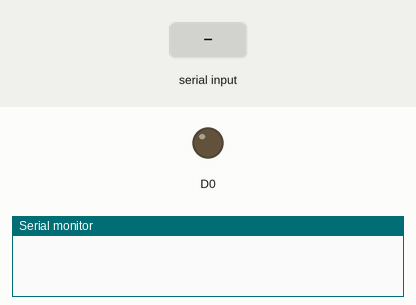
Recording of a sketch running on a simulated ESP8266 (NodeMCU). Parts: output pins drawn as LEDs (lit = HIGH), the last lines printed to the serial monitor. Inputs (shaded band) come from the test bench.

Above: at 1.2 s.
1.3 s: "off" received over Serial
At 2.5 s:
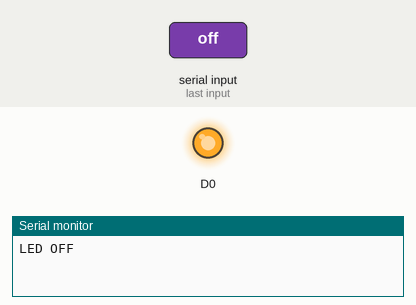
2.8 s: "on" received over Serial
At 3.4 s:
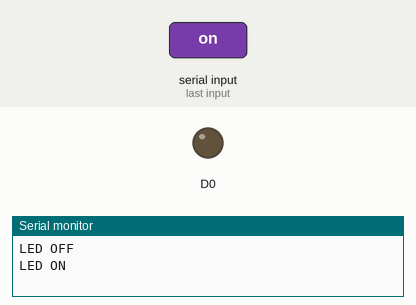
Timing chart, 0 to 5.8 s (numbered marks = the images above; inputs shaded):
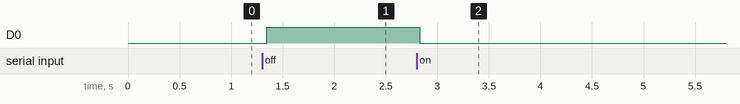

Measured:
- after the input at 1.3 s, D0: LOW → HIGH after 0.05 s
- after the input at 2.8 s, D0: HIGH → LOW at once

The sketch:

espsensor1.ino
```cpp
char data;
String SerialData="";
void setup() {
Serial.begin(115200);
pinMode(D0,OUTPUT);
}

void loop() {
while(Serial.available())
{delay(15);
data=Serial.read();
SerialData+=data;
}
if(SerialData=="on")
{digitalWrite(D0,LOW);
Serial.println("LED ON");
}
if(SerialData=="off")
                    {digitalWrite(D0,HIGH);
                    Serial.println("LED OFF");
                    }
                    SerialData="";

}
```
